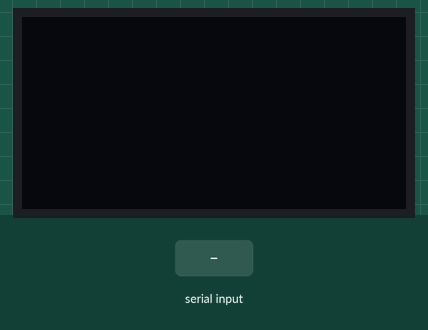
Simulated run of this program. Board: Raspberry Pi Pico running MicroPython. On the bench: 128×64 one-colour display. The test bench sets the inputs (shaded band). What the program prints to the serial console is not drawn.

Above: at 1.2 s.
1.3 s: "1" typed at the serial console, then Enter
At 2.5 s:
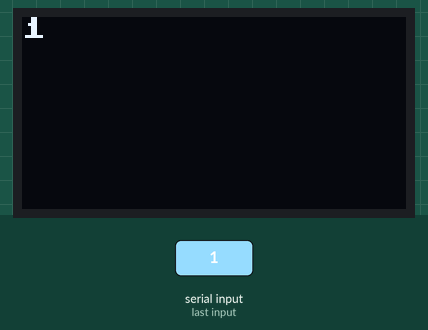
2.8 s: "0" typed at the serial console, then Enter
At 3.7 s:
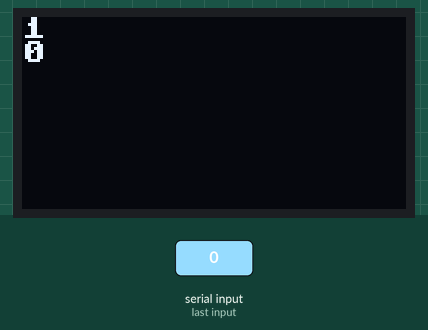
4.3 s: "2" typed at the serial console, then Enter
At 4.8 s:
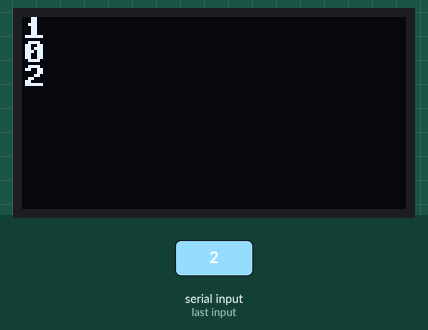
Timing chart, 0 to 7.3 s (numbered marks = the images above; inputs shaded):
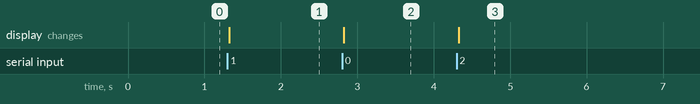

Measured:
- after the input at 1.3 s, the display: changes at once (image 1)
- after the input at 2.8 s, the display: changes at once (image 2)
- after the input at 4.3 s, the display: changes at once (image 3)

The program:

Task1_2.py
```python
from machine import Pin, I2C
from ssd1306 import SSD1306_I2C

max_lines = 8

i2c = I2C(1, scl=Pin(15), sda=Pin(14), freq=400000)
oled = SSD1306_I2C(128, 64, i2c)

oled.fill(0)
oled.show()

line = 0

while True:
    text= input("Enter a text: ")

    if line < max_lines:
        y= line* 8
        line= line+ 1

    else:
        oled.scroll(0, -8)
        y= oled.height - 8
        oled.fill_rect(0, 56, 128, 8, 0)

    oled.text(text, 0, y)
    oled.show()


        
```
